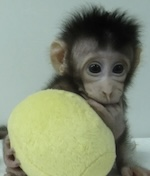
#> input picture DM-BSSD-5410-2.2/monkey.jpg, 150 x 176 px
$ python main.py
#> lines starting #> are read from the running program, lines starting #| are printed output that depends on the picture
### DM-BSSD-5410-2.2/PixelFunctions.py
from PIL import Image, ImageDraw

# Comparison function for sorting based on the red channel
def compare_pixels(pix1, pix2):
    return pix1[0][0] > pix2[0][0]  # Compare based on the red channel

# Store pixel data in a list of tuples (RGB, position)
def storePixels(im):
    width, height = im.size
    pixel_array = []

    for i in range(width):
        for j in range(height):
            r, g, b = im.getpixel((i, j))
            pixel_array.append(((r, g, b), (i, j)))

    return pixel_array

# Convert pixels back into an image
# [5 lines left out: function pixels_to_image, not called in this run]

# Apply pixel data back to the image
def pixels_to_points(im, pixels):
    for p in pixels:
        im.putpixel(p[1], p[0])

# Optional grayscale conversion
def grayscale(im, pixels):
    for color, pos in pixels:
        avg = sum(color) // 3
        gray = (avg, avg, avg)
        im.putpixel(pos, gray)

### DM-BSSD-5410-2.2/SortFunction.py
#https://www.geeksforgeeks.org/dsa/selection-sort-algorithm-2/
#sort function
#some implementation of files were adapted from GeeksforGeeks "Iterative Quick Sort"
#https://www.geeksforgeeks.org/python/python-program-for-iterative-quick-sort/
# and some general binary search from https://en.wikipedia.org/wiki/Binary_search_algorithm
#modifications came from me


def partition(arr, low, high, compare):
    pivot = arr[high]
    i = low - 1
    for j in range(low, high):
        if compare(arr[j], pivot):
            i += 1
            arr[i], arr[j] = arr[j], arr[i]
    arr[i + 1], arr[high] = arr[high], arr[i + 1]
    return i + 1

def quick_sort_iterative(arr, compare):
    size = len(arr)
    stack = []

    # Push initial low and high indices
    stack.append((0, size - 1))

    # Pop and push while stack is not empty
    while stack:
        low, high = stack.pop()
        if low < high:
            p = partition(arr, low, high, compare)
            # Push left side
            stack.append((low, p - 1))
            # Push right side
            stack.append((p + 1, high))

### DM-BSSD-5410-2.2/SearchFunction.py

#http://geeksforgeeks.org/dsa/binary-search/
# Python program for implementation of Selection
# Sort
#update, the code was changed


def binary_search_sub(arr, x):
    low = 0
    high = len(arr) - 1

    while low <= high:
        mid = low + (high - low) // 2

        # Check if current element is >= threshold
        if arr[mid] >= x:
            high = mid - 1  # Look in the left half
        else:
            low = mid + 1  # Look in the right half

    # Return the index of the first element >= x
    return low


# Optional test when run directly
# [9 lines that do not run on import are left out]

### DM-BSSD-5410-2.2/main.py
from PixelFunctions import compare_pixels, storePixels, pixels_to_image, pixels_to_points, grayscale
from SearchFunction import binary_search_sub
from SortFunction import quick_sort_iterative  # or selection_sort
from PIL import Image

def main():
    IMG_NAME = 'monkey'

    print("Trying to open image:", IMG_NAME + '.jpg')

    try:
        with Image.open(IMG_NAME + '.jpg') as im:
#> im is the input picture: PIL image 150x176 RGB; mean R, G, B 135.3, 145.2, 122
            print("Image opened successfully")
            pixels = storePixels(im)
#> after the loop in storePixels, `for i in range(width):`: pixel_array = 26400 items
#> pixels = 26400 items
            print("stored")

            sorted_pixels = pixels.copy()
#> sorted_pixels = 26400 items

            # Use quick sort here
            quick_sort_iterative(sorted_pixels, compare_pixels)
#> in quick_sort_iterative, `size = len(arr)`: size = 26400
#> the loop in quick_sort_iterative, `while stack:` made 52393 passes
#> (low, high, pivot in partition, p) on passes 1, 2, 3, 4, 5, 6, 7, 8, 10, 11, 12, 13: (0, 26399, ((88, 78, 68), (149, 175)), 20262), (20263, 26399, ((13, 13, 13), (115, 22)), 25646), (25647, 26399, ((7, 7, 7), (96, 27)), 26318), (26319, 26399, ((7, 7, 7), (104, 23)), 26319), (26320, 26399, ((5, 5, 5), (104, 24)), 26391), (26392, 26399, ((5, 5, 5), (103, 24)), 26392), (26393, 26399, ((5, 5, 5), (103, 25)), 26393), (26394, 26399, ((1, 6, 2), (95, 65)), 26399), (26394, 26398, ((5, 5, 5), (100, 25)), 26394), (26395, 26398, ((5, 5, 5), (99, 24)), 26395), (26396, 26398, ((5, 5, 5), (101, 24)), 26396), (26397, 26398, ((5, 5, 5), (100, 24)), 26397)
#> (low, high, p) on passes 70 to 75: (26321, 26365, 26321), (26322, 26365, 26322), (26323, 26365, 26323), (26324, 26365, 26324), (26325, 26365, 26325), (26326, 26365, 26326)
#> after the loop in quick_sort_iterative, `while stack:`: stack = []
            print("sorted")

            threshold = int(input("Enter the red channel threshold (0-255): "))
#> the answer given: 100
            red_values = [r[0][0] for r in sorted_pixels]
#> red_values = 26400 items
            subi = binary_search_sub(red_values, threshold)
#> in binary_search_sub, `high = len(arr) - 1`: high = 26399
#> the loop in binary_search_sub, `while low <= high:` made 14 passes
#> (mid, high) on passes 1 to 12: (13199, 13198), (6599, 6598), (3299, 3298), (1649, 1648), (824, 823), (411, 410), (205, 204), (102, 101), (50, 49), (24, 23), (11, 10), (5, 4)
#> subi = 0
            print("sublist of reds starts at:", subi)
#| sublist of reds starts at: 0

            grayscale(im, pixels)
#> the loop in grayscale, `for color, pos in pixels:` made 26400 passes
#> (color, pos, avg, gray) on passes 1 to 3: ((172, 189, 183), (0, 0), 181, (181, 181, 181)), ((172, 189, 183), (0, 1), 181, (181, 181, 181)), ((171, 190, 184), (0, 2), 181, (181, 181, 181))
#> after the loop in grayscale, `for color, pos in pixels:`:
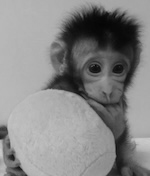
#> im: PIL image 150x176 RGB; min 3, max 202, mean 133.8
            pixels_to_points(im, sorted_pixels[subi:])
#> the loop in pixels_to_points, `for p in pixels:` made 26400 passes
#> p on passes 1 to 3: ((209, 220, 154), (24, 143)), ((208, 219, 150), (35, 143)), ((207, 219, 147), (41, 136))

            im.save('highlighted_' + IMG_NAME + '.jpg', 'JPEG')

    except FileNotFoundError:
        print(f"File '{IMG_NAME}.jpg' not found. Please check the filename and path.")
    except Exception as e:
        print("An error occurred:", e)

if __name__ == '__main__':
    main()
